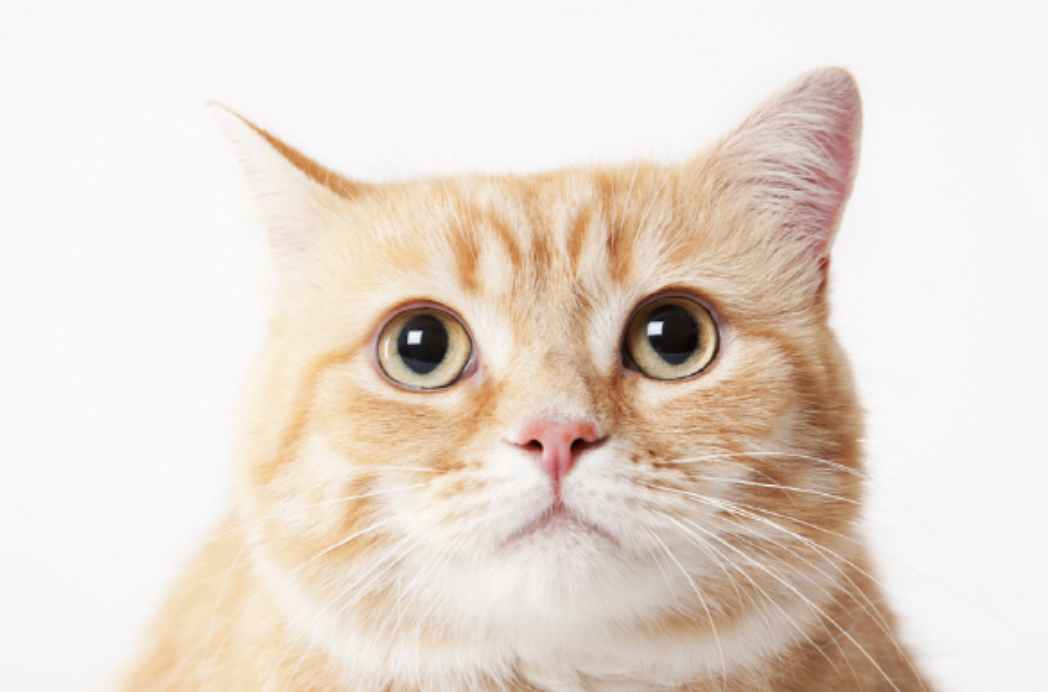
#> input picture AI/cat.png, 1048 x 692 px
$ python HistogramEqualization.py
#> lines starting #> are read from the running program, lines starting #| are printed output that depends on the picture
import cv2
import numpy as np
from matplotlib import pyplot as plt
def histogram_equlization():
    img = cv2.imread('cat.png',0)
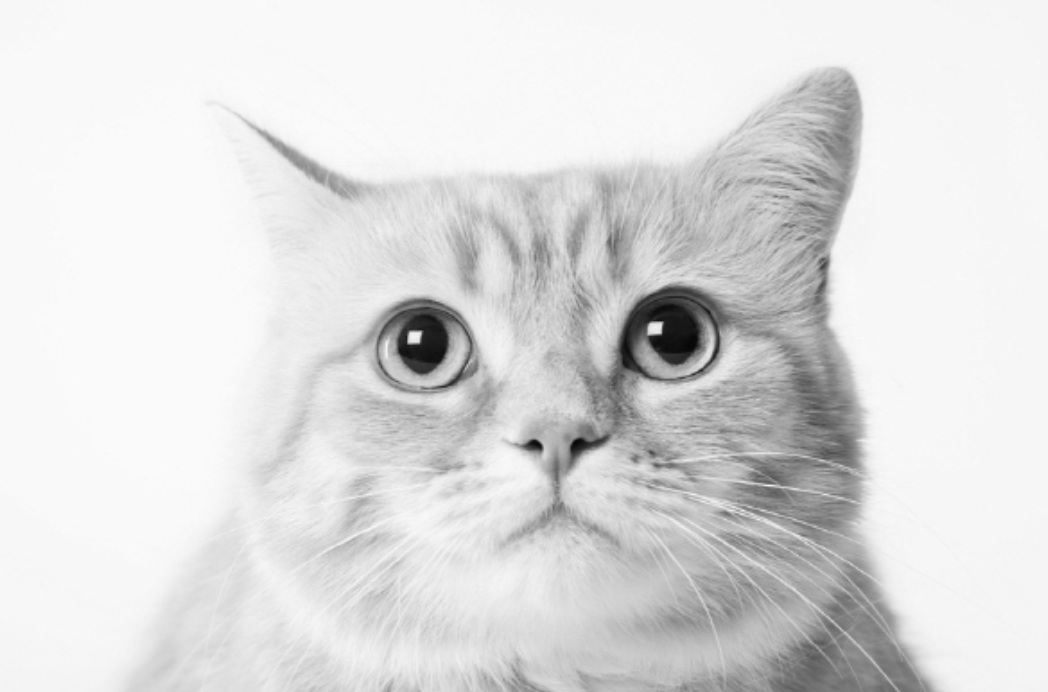
#> img: shape (692, 1048); min 6, max 252, mean 221.5
    eqhist = cv2.equalizeHist(img)
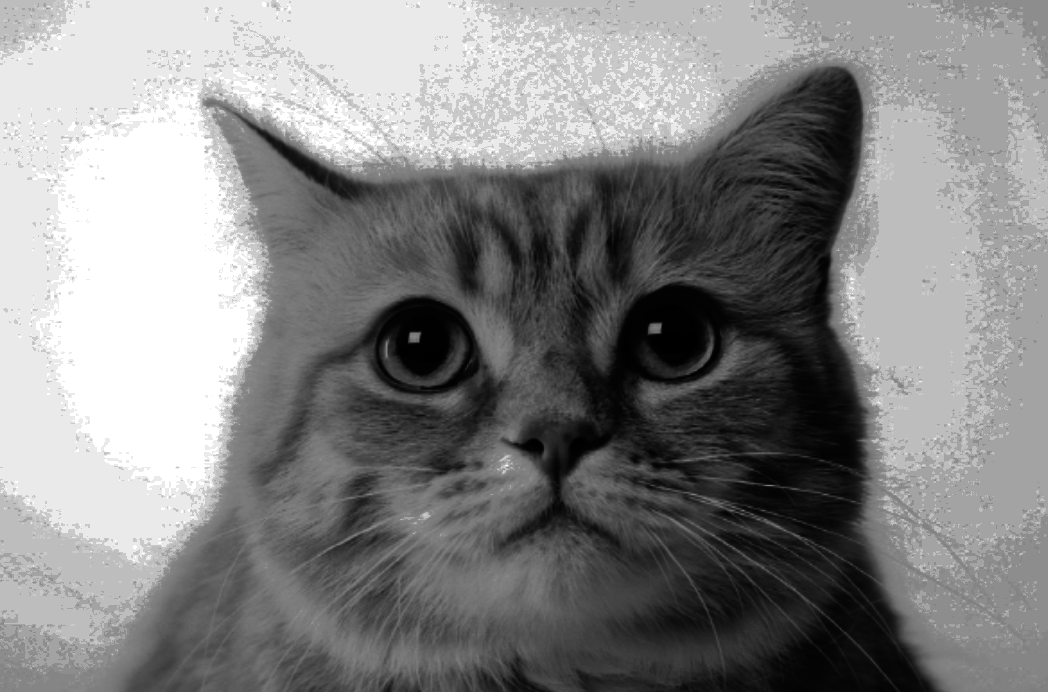
#> eqhist: shape (692, 1048); min 0, max 255, mean 133.6

    hist1 = cv2.calcHist([img],[0],None, [256],[0,256])
#> hist1 = 256 values, max 94844 at index 249, min 0 at index 0, mean 2832.9
    hist2 = cv2.calcHist([eqhist],[0],None, [256],[0,256])
#> hist2 = 256 values, max 94844 at index 234, min 0 at index 45, mean 2832.9

    fig = plt.figure()
    # fig.canvas.set_window_title('JetsonNano_Histogram_Equlization')

    plt.subplot(221), plt.imshow(img, 'gray')

    plt.subplot(222), plt.imshow(eqhist, 'gray')
    plt.title('Histogram Equlization'), plt.xticks([]), plt.yticks([])

    plt.subplot(223), plt.plot(hist1), plt.xlim([0,256])
    plt.subplot(224), plt.plot(hist2), plt.xlim([0,256])

    plt.show()
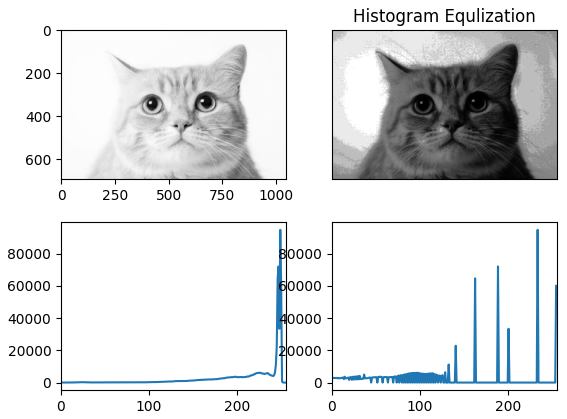
#> figure drawn by matplotlib, 4 panels; panel 3: curve peaks at x = 249, y = 94844; panel 4: curve peaks at x = 234, y = 94844

histogram_equlization()
